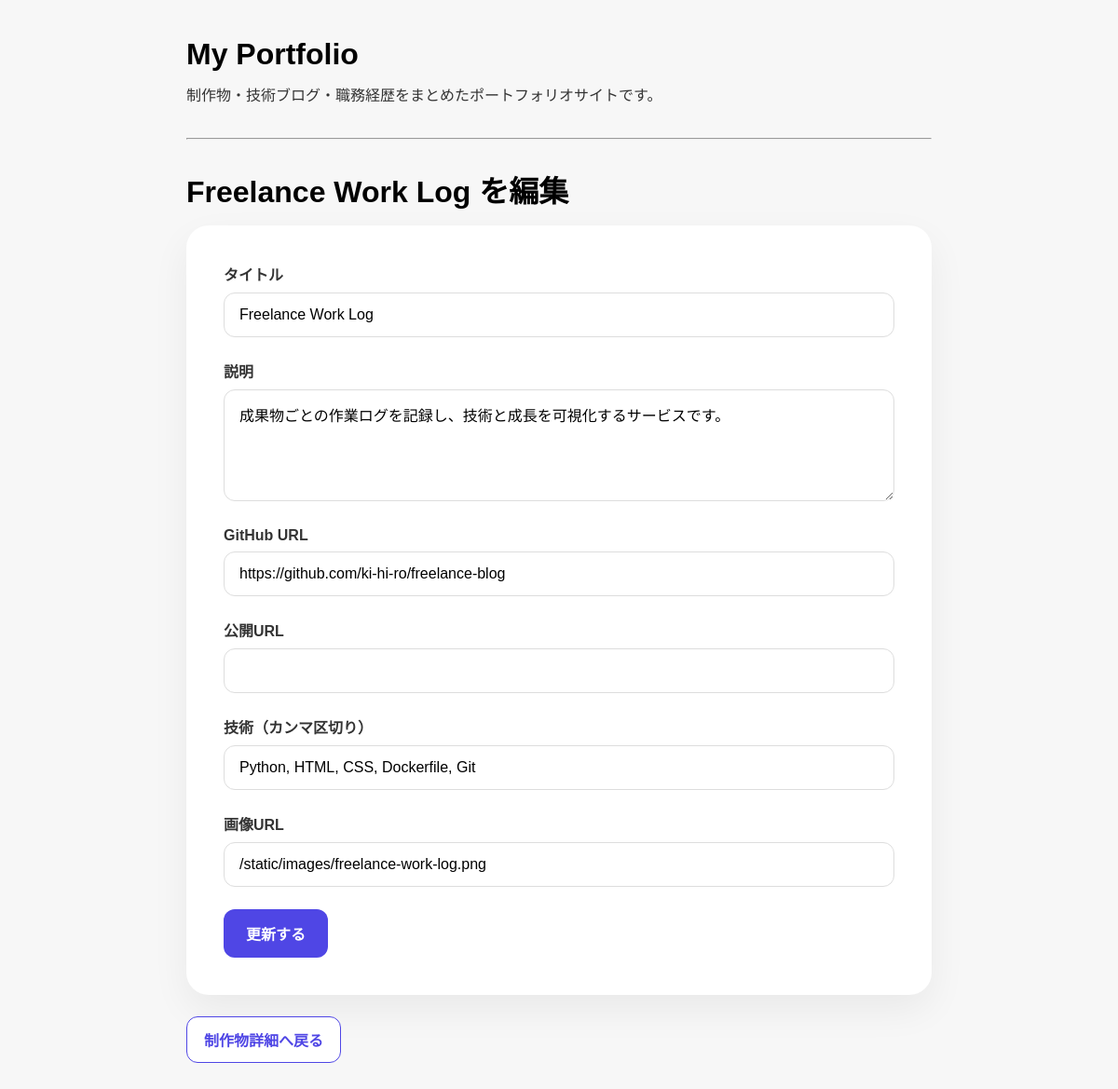
Page /works-page/1/edit on the earlier database version.
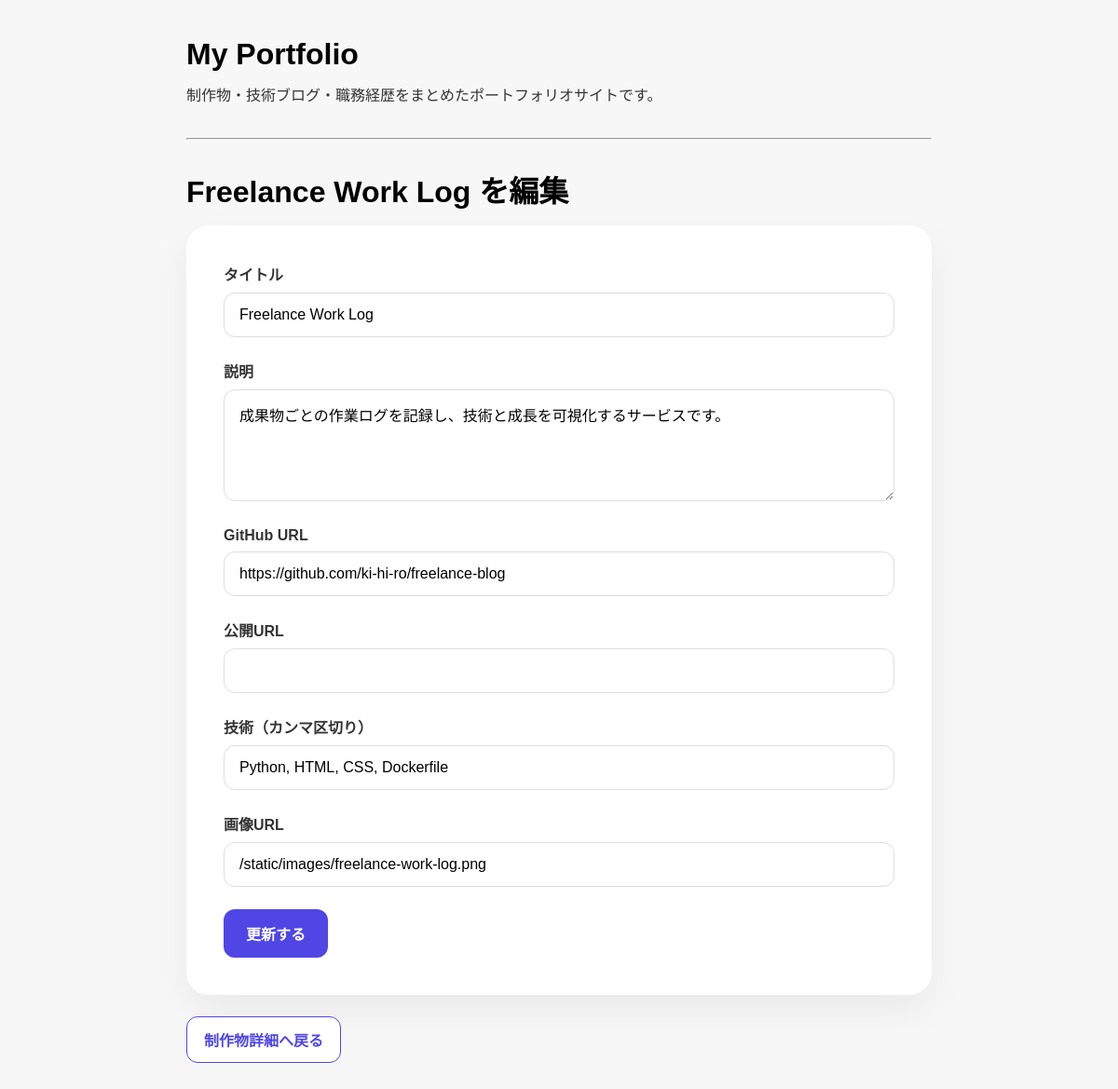
Same page on the later database version.
### app/models.py (models this page shows)
class Work(Base):
    __tablename__ = "works"
    id = Column(Integer, primary_key=True, index=True)
    title = Column(String, nullable=False)
    description = Column(Text, nullable=False)
    github_url = Column(String)
    app_url = Column(String)
    tech_stack = Column(String)
    posts = relationship(
        "Post",
        back_populates="work"
    )
    image_url = Column(String)
    created_at = Column(DateTime, default=datetime.now)

### app/routers/works.py (the view)
@router.get("/works-page/{work_id}/edit")
def edit_work_page(work_id: int, request: Request, db: Session = Depends(get_db)):
    work = db.query(models.Work).filter(models.Work.id == work_id).first()
    return templates.TemplateResponse(
        request,
        "edit_work.html",
        {"work": work}
    )

### app/templates/edit_work.html
{% extends "base.html" %}
{% block content %}
<h1 class="section-title">
  {{ work.title }} を編集
</h1>
<form
  action="/works-page/{{ work.id }}/edit"
  method="post"
  class="form-card"
>
  <div class="form-group">
    <label>タイトル</label>
    <input
      class="form-input"
      type="text"
      name="title"
      value="{{ work.title }}"
    >
  </div>
  <div class="form-group">
    <label>説明</label>
    <textarea
      class="form-textarea"
      name="description"
    >{{ work.description }}</textarea>
  </div>
  <div class="form-group">
    <label>GitHub URL</label>
    <input
      class="form-input"
      type="text"
      name="github_url"
      value="{{ work.github_url }}"
    >
  </div>
  <div class="form-group">
    <label>公開URL</label>
    <input
      class="form-input"
      type="text"
      name="app_url"
      value="{{ work.app_url }}"
    >
  </div>
  <div class="form-group">
    <label>技術（カンマ区切り）</label>
    <input
      class="form-input"
      type="text"
      name="tech_stack"
      value="{{ work.tech_stack }}"
    >
  </div>
  <div class="form-group">
    <label>画像URL</label>
    <input
      class="form-input"
      type="text"
      name="image_url"
      value="{{ work.image_url }}"
    >
  </div>
  <button
    type="submit"
    class="primary-button"
  >
    更新する
  </button>
</form>
<a
  href="/works-page/{{ work.id }}"
  class="btn-back"
>
  制作物詳細へ戻る
</a>
{% endblock %}

Differences in the rows shown:
changed Work "Freelance Work Log": tech_stack "Python, HTML, CSS, Dockerfile, Git" → "Python, HTML, CSS, Dockerfile"
